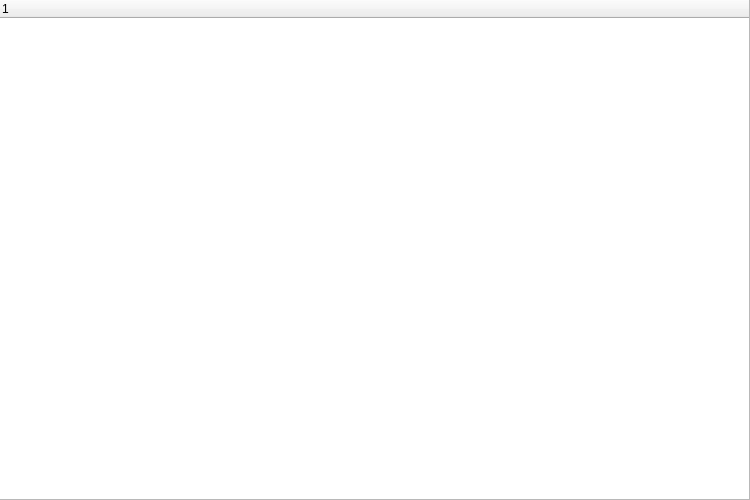
<?xml version="1.0" encoding="UTF-8"?>
<ui version="4.0">
 <class>ResultWidght</class>
 <widget class="QWidget" name="ResultWidght">
  <property name="geometry">
   <rect>
    <x>0</x>
    <y>0</y>
    <width>750</width>
    <height>500</height>
   </rect>
  </property>
  <property name="windowTitle">
   <string>Result</string>
  </property>
  <widget class="QWidget" name="gridLayoutWidget">
   <property name="geometry">
    <rect>
     <x>-1</x>
     <y>-1</y>
     <width>751</width>
     <height>501</height>
    </rect>
   </property>
   <layout class="QGridLayout" name="gridLayout" rowstretch="12,1">
    <item row="0" column="0">
     <layout class="QGridLayout" name="browseLayout">
      <item row="0" column="0">
       <widget class="QTreeWidget" name="Browse">
        <column>
         <property name="text">
          <string notr="true">1</string>
         </property>
        </column>
       </widget>
      </item>
     </layout>
    </item>
    <item row="1" column="0">
     <layout class="QGridLayout" name="searchLayout"/>
    </item>
   </layout>
  </widget>
 </widget>
 <resources/>
 <connections/>
</ui>
